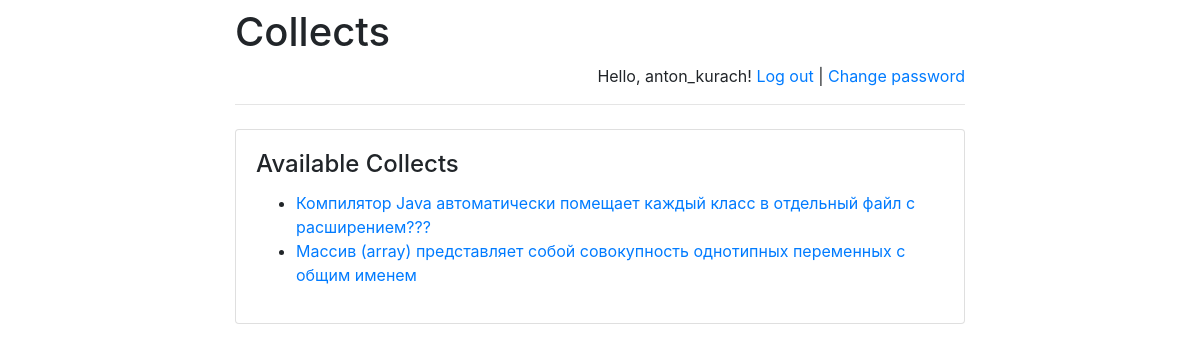
Screenshot of /collects/ (signed in) with the database file from the repository.
### collects/models.py (models this page shows)
class Collect(models.Model):
    collect_text = models.CharField(max_length=300)
    pub_date = models.DateTimeField('date published')

### collects/views.py (the view)
# urls.py: path(r'', views.index, name='index'),
def index(request):
    message = None
    if "message" in request.GET:
        message = request.GET["message"]
    return render(
        request,
        "index.html",
        {
            "latest_collects":
                Collect.objects.order_by('-pub_date')[:5],
            "message": message
        }
    )

### templates/index.html (shortened to what this page needs)
<!DOCTYPE html>
<html lang="en">
<head>
</head>
<body>
{% extends 'base.html' %}
{% block main %}
    <h4 class="card-title">Available Collects</h4>
    {% if latest_collects %}
        <ul>
            {% for collect in latest_collects %}
                <li>
                    <a href="/collects/{{ collect.id }}/">
                        {{ collect.collect_text }}
                    </a>
                </li>
            {% endfor %}
        </ul>
    {% else %}
        <p>No collects are available right now.</p>
    {% endif %}
{% endblock %}

### templates/base.html (shortened to what this page needs)
<!doctype html>
<html lang="en">
<head>
    <link rel="stylesheet"
href="https://stackpath.bootstrapcdn.com/bootstrap/4.1.3/css/bootstrap.min.css">
</head>
<body>
<div class="container">
    <div class="row justify-content-center">
        <div class="col-8">
            <h1 class="mt-2">Collects</h1>
            {% if user.is_authenticated %}
                <p class="text-right">
                    Hello, {{ user.username }}!
                    <a href="/collects/logout">Log out</a> |
                    <a href="/collects/password-change">
                        Change password
                    </a>
                </p>
            {% else %}
                <p class="text-right">
                    <a href="/collects/login">Log in</a> |
                    <a href="/collects/register">Register</a>
                </p>
            {% endif %}
            <hr class="mt-0 mb-4">
            <div class="card">
                <div class="card-body">
                    {% block main %}
                    {% endblock %}
                </div>
            </div>
        </div>
    </div>
</div>
</body>
</html>

### rows the page displays
Collect: collect_text "Компилятор Java автоматически помещает каждый класс в отдельный файл с расширением???"
Collect: collect_text "Массив (array) представляет собой совокупность однотипных переменных с общим именем"

### other values shown
{{ user.username }} "anton_kurach"
